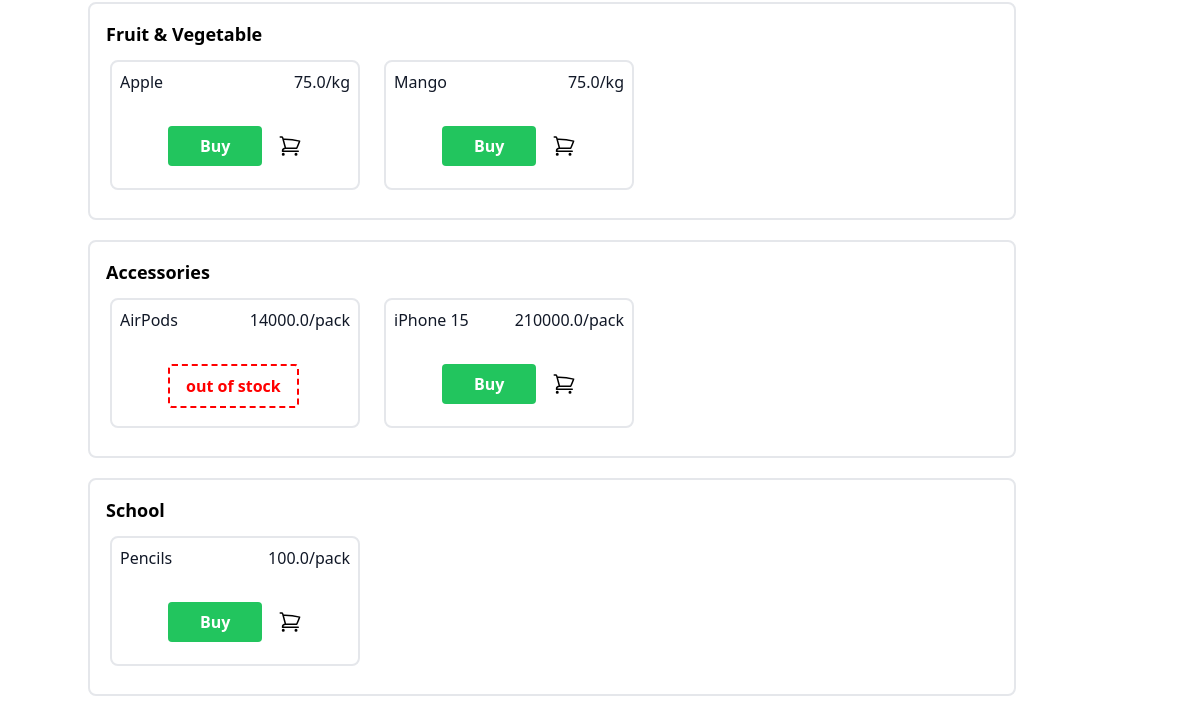
Page / (signed in, lower part) on the earlier database version.
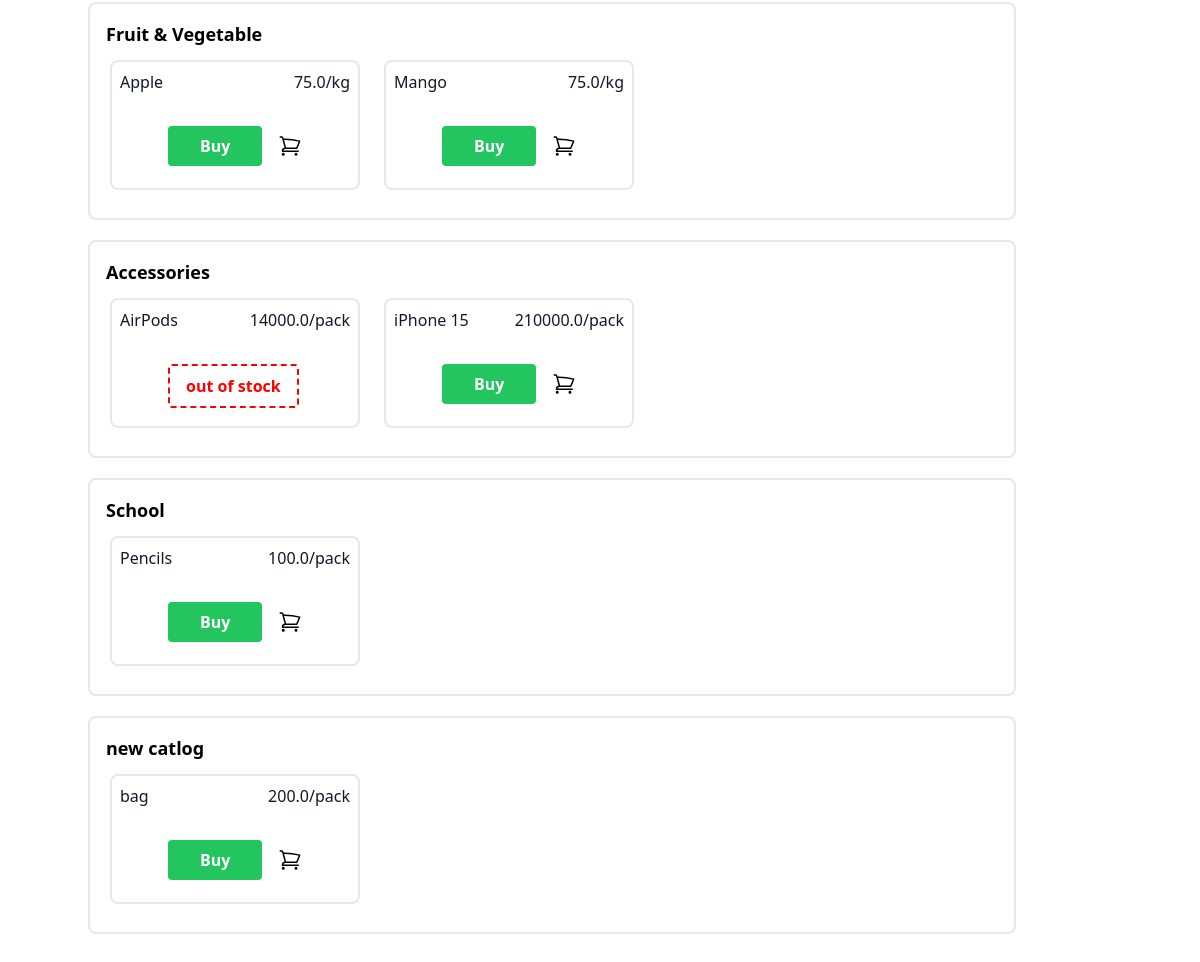
Same page on the later database version.
### models.py (models this page shows)
class Category(db.Model):
    __TableName__ = 'category'
    categoryid = db.Column(db.Integer, primary_key=True, autoincrement=True, nullable=False, unique=True)
    categoryname = db.Column(db.String(50), nullable=False)
    products = db.relationship('Product', backref='category', foreign_keys='Product.categoryid', lazy=True)

class Product(db.Model):
    __TableName__ = 'product'
    productid = db.Column(db.Integer, primary_key=True, autoincrement=True, nullable=False, unique=True)
    productname = db.Column(db.String(20), nullable=False)
    categoryid = db.Column(db.Integer, db.ForeignKey('category.categoryid'), nullable=False)
    rateperunit = db.Column(db.Float, nullable=False)
    unit= db.Column(db.String(20), nullable=False)
    quantity = db.Column(db.Integer, nullable=False)

### routes.py (the view)
@app.route('/')
@auth_required
def index():
    return render_template('index.html',user=User.query.filter_by(userid=session['user_id']).first(),nav="dashboard",categories=Category.query.all(),products=Product.query.all())

### routes.py (called while the page is built)
def auth_required(func):
    @wraps(func)
    def inner(*args, **kwargs):
        if 'user_id' not in session:
            flash('Please login to continue')
            return redirect(url_for('login'))
        return func(*args, **kwargs)
    return inner

### templates/index.html (shortened to what this page needs)
{% extends 'layout.html' %}
{% block content %}
<div class="container px-12 py-16 mx-10  ">
{% for category in categories%}
<div class="component1 border-2 border-gray-200 rounded-lg p-4" style="margin-bottom:20px">
    <div class="font-bold text-lg">{{category.categoryname}}</div>
    {%if category.products==[]%}
    <h2 class="text-sm tracking-widest title-font mb-1 font-medium text-center" style="margin-top:20px;">Products in this Category will be Available Soon.</h2>
    {%else%}
            <div class="overflow-x-auto">
        <div class="flex flex-no-wrap -mx-2" >
    {%for product in products%}
        {%if product.categoryid==category.categoryid%}
            <div class="p-3">
                <div class="border-2 border-gray-200 px-4 py-6 rounded-lg relative h-full w-full" style="height: 130px; width: 250px;">
                    {%if (product.productname)|length>18%}
                        <h2 class="title-font font-medium text-1xl text-gray-900 absolute top-0 left-0 ml-2 mt-2 overflow-auto">{{product.productname[:18]}}...</h2>
                    {%else%}
                        <h2 class="title-font font-medium text-1xl text-gray-900 absolute top-0 left-0 ml-2 mt-2 overflow-auto">{{product.productname}}</h2>
                    {%endif%}
                    <h2 class="title-font font-medium text-1xl text-gray-900 absolute top-0 right-0 mr-2 mt-2">{{product.rateperunit}}/{{product.unit.split('/')[1] }}</h2>
                    {%if product.quantity>0%}
                        <div class="relative top-10 flex">
                            {%if product.quantity<30%}
                                <a href="{{url_for('buy_product',productid=product.productid)}}" class="bg-yellow-500 hover:bg-yellow-700 text-white font-bold py-2 px-8 relative left-10 rounded" style="font-size:8px;">Running<br>Out</a>
                            {%else%}
                                <a href="{{url_for('buy_product',productid=product.productid)}}" class="bg-green-500 hover:bg-green-700 text-white font-bold py-2 px-8 relative left-10 rounded">Buy</a>
                            {%endif%}
                            <a href="{{url_for('addtocart',productid=product.productid)}}">
                            <button class="bg-white-500 hover:bg-white-700 text-white font-bold py-2 px-2 relative left-12 rounded"></button></a>
                        </div>
                    {%else%}
                        <div class="relative top-10 flex">
                            <button class="bg-red-500 hover:bg-red-700 text-white font-bold py-2 px-8 relative left-10 rounded" style="background-color: transparent; border: 2px dashed red; color: red; padding: 8px 16px;">out of stock</button>
                        </div>
                    {%endif%}
                </div>
            </div>
        {%endif%}
    {%endfor%}
</div>
</div>
    {%endif%}
</div>
{%endfor%}
</div>
{% endblock %}

Differences in the rows shown:
added Category: categoryname "new catlog"
added Product: productname "bag", rateperunit "200.0", unit "pack", shown under "new catlog"
